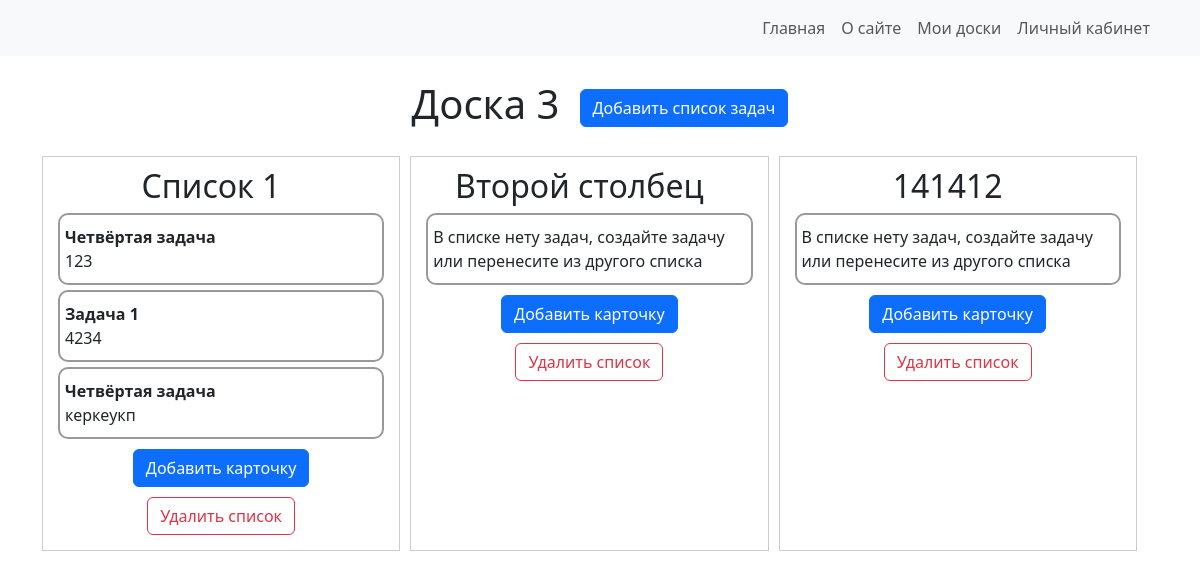
Page /board/2/ (signed in) on the earlier database version.
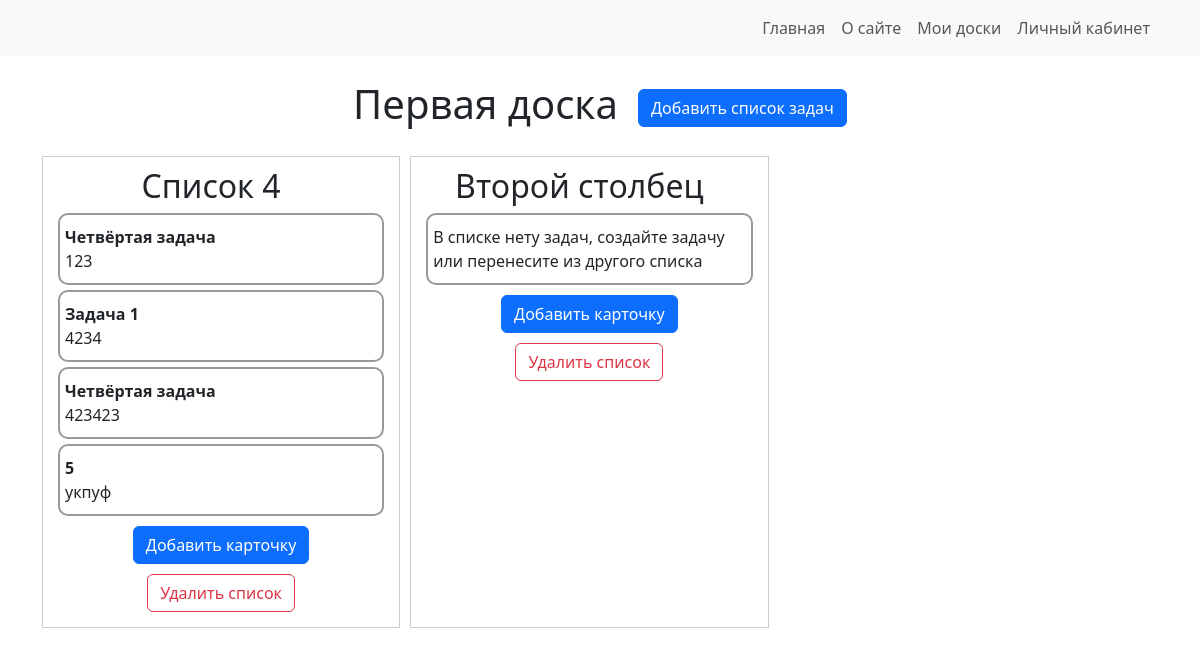
Same page on the later database version.
### web/models.py (models this page shows, shortened)
class Board(models.Model):
    title = models.CharField(max_length=255)
    create_date = models.DateTimeField(auto_now_add=True)
    user = models.ForeignKey(User, on_delete=models.CASCADE)

class List(models.Model):
    board = models.ForeignKey(Board, related_name='lists', on_delete=models.CASCADE)
    title = models.CharField(max_length=255)
    position = models.PositiveIntegerField(default=0)

class Task(models.Model):
    list = models.ForeignKey(List, related_name='tasks', on_delete=models.CASCADE)
    title = models.CharField(max_length=255)
    description = models.TextField(blank=True)
    position = models.PositiveIntegerField(default=0)
    status = models.ForeignKey(Status, on_delete=models.SET_NULL, null=True, blank=True, default=get_default_status())
    dateStarted = models.DateTimeField(auto_now_add=True)
    dateEnded = models.DateTimeField(auto_now_add=True)

### web/views.py (the view)
# urls.py: path('board/<int:board_id>/', views.board_detail, name='board_detail'),
@login_required
def board_detail(request, board_id):
    board = get_object_or_404(Board, id=board_id, user=request.user)
    return render(request, 'boards/board_detail.html', {'board': board})

### templates/boards/board_detail.html (shortened to what this page needs)
{% extends 'base.html' %}
{% load static %}
{% block content %}
<body>
<div class="div_title">
    <h1 class="board_title" id="boardTitle" style="cursor: pointer;">{{ board.title }}</h1>
    <button id="add-column" class="btn btn-primary">Добавить список задач</button>
</div>
<div class="lists">
    {% for list in board.lists.all %}
      <div class="list" id="list-{{ list.id }}" style="border: 1px solid #ccc; margin-bottom: 10px; padding: 10px;">
          <h2 class="list_title" style=" margin-right: 20px">{{ list.title }}</h2>
          <div class="task-list" id="task-list-{{ list.id }}">
              {% for task in list.tasks.all %}
                <div onclick="window.location.href='{% url 'task_detail_view' board.id task.id %}'" class="task" draggable="true" id="task-{{ task.id }}">
                  <strong>{{ task.title }}</strong><br>
                  {{ task.description }}
                </div>
              {% endfor %}
          </div>
          <div class="task-buttons">
              <button class="add-task btn btn-primary">Добавить карточку</button>
              <button class="delete-list-btn btn btn-outline-danger delete-board-btn" data-list-id="{{ list.id }}">Удалить список</button>
          </div>
      </div>
    {% empty %}
      <p>Нет списков</p>
    {% endfor %}
</div>
</body>
{% endblock %}

### templates/base.html (shortened to what this page needs)
{% load static %}
<!DOCTYPE html>
<html lang="ru">
<head>
    <link rel="stylesheet" href="{% static 'styles.css' %}">
    <link href="https://cdn.jsdelivr.net/npm/bootstrap@5.3.0/dist/css/bootstrap.min.css" rel="stylesheet" />
</head>
<body>
  <nav class="navbar navbar-expand-lg navbar-light bg-light mb-4">
    <div class="container">
      <div class="collapse navbar-collapse" id="navbarNav">
        <ul class="navbar-nav ms-auto">
          <li class="nav-item">
            <a class="nav-link" href="/">Главная</a>
          </li>
          <li class="nav-item">
            <a class="nav-link" href="/contact">О сайте</a>
          </li>
          {% if user.is_authenticated %}
          <li class="nav-item">
            <a class="nav-link" href="/boards">Мои доски</a>
          </li>
          <li class="nav-item">
            <a class="nav-link" href="/me">Личный кабинет</a>
          </li>
          {% else %}
          <li class="nav-item">
            <a class="nav-link" href="/login">Войти</a>
          </li>
          {% endif %}
        </ul>
      </div>
    </div>
  </nav>
  <main class="container">
    {% block content %}{% endblock %}
  </main>
</body>
</html>

### static/styles.css (style rules this page uses)
.lists { display: flex; flex-wrap: wrap; }
.div_title { display: flex; flex-wrap: wrap; height: 100%; padding: 0; align-items: center; justify-content: center; margin-bottom: 20px; }
.task-buttons { text-align: center; }
.board_title { text-align: center; margin-right: 20px; }
.list_title { text-align: center; }
.list { margin-right: 10px; flex: 0 0 calc(33% - 10px); }
.task { border: 2px solid #999; margin: 5px; border-radius: 10px; cursor:pointer; padding: 10px 5px; }
@media (max-width: 1200px) { .task-buttons button { margin: 5px; } }

Differences in the rows shown:
removed Task: title "Четвёртая задача", description "керкеукп", shown under List "Список 1"
removed List: title "141412"
changed Board: title "Доска 3" → "Первая доска"
changed List: title "Список 1" → "Список 4"
added Task: title "Четвёртая задача", description "423423", shown under List "Список 4"
added Task: title "5", description "укпуф", shown under List "Список 4"
